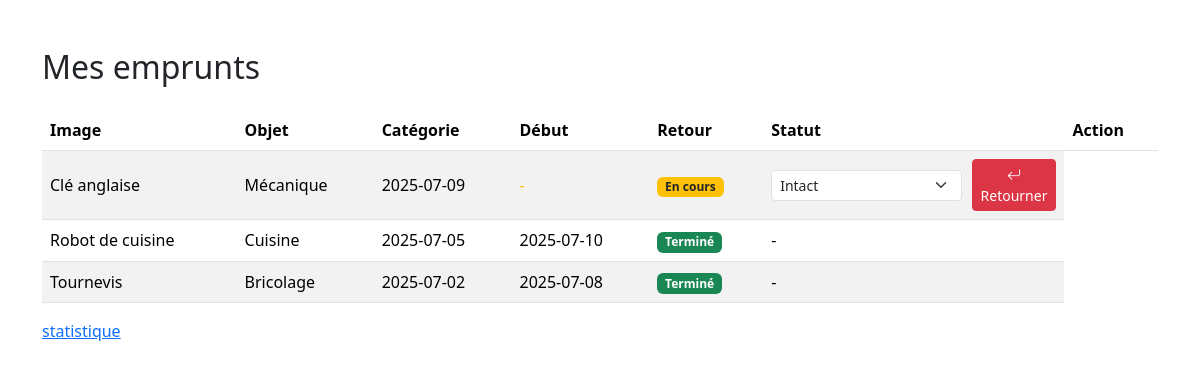
/page/fiche_membre.php (signed in), run on an earlier commit of the app's database.
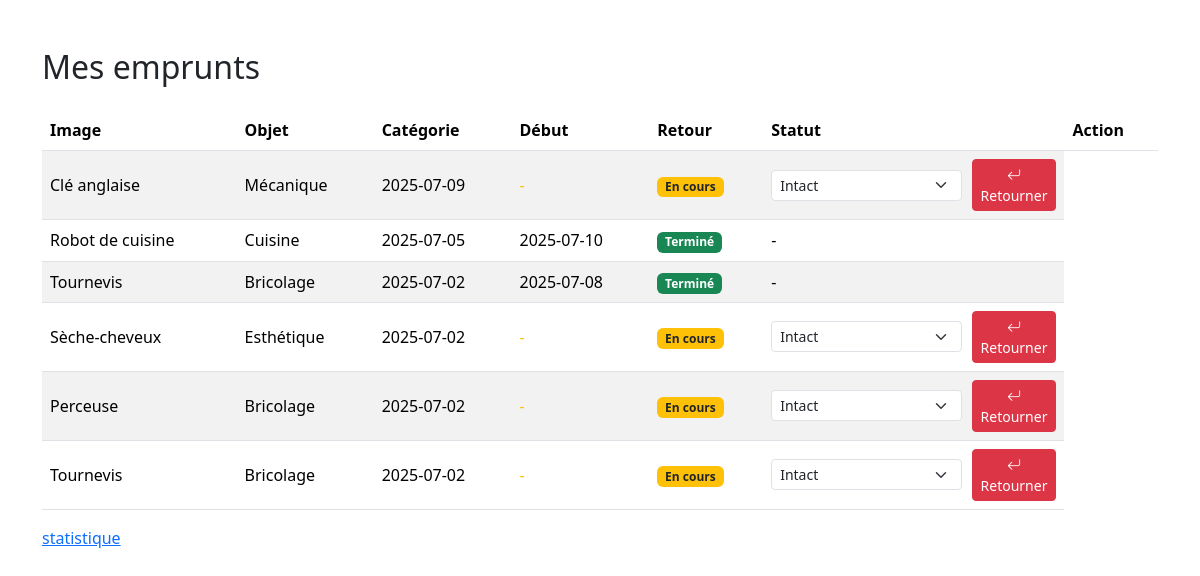
And on a later commit of the database.
### tables this page shows
CREATE TABLE emprunt (
    id_emprunt INT AUTO_INCREMENT PRIMARY KEY,
    id_objet INT NOT NULL,
    id_membre INT NOT NULL,
    date_emprunt DATE NOT NULL,
    date_retour DATE,
    FOREIGN KEY (id_objet) REFERENCES objet(id_objet) ON DELETE CASCADE,
    FOREIGN KEY (id_membre) REFERENCES membre(id_membre) ON DELETE CASCADE
);

CREATE TABLE objet (
    id_objet INT AUTO_INCREMENT PRIMARY KEY,
    nom_objet VARCHAR(100) NOT NULL,
    id_categorie INT NOT NULL,
    id_membre INT NOT NULL,
    FOREIGN KEY (id_categorie) REFERENCES categorie_objet(id_categorie) ON DELETE CASCADE,
    FOREIGN KEY (id_membre) REFERENCES membre(id_membre) ON DELETE CASCADE
);

CREATE TABLE categorie_objet (
    id_categorie INT AUTO_INCREMENT PRIMARY KEY,
    nom_categorie VARCHAR(100) NOT NULL
);

### inc/fonction.php (called while the page is built, shortened)
<?php
function list_emprunt_membre($id_membre) {
    $db = dbconnect();
    $sql = "SELECT e.*, o.nom_objet, c.nom_categorie, i.nom_image
            FROM emprunt e
            JOIN objet o ON e.id_objet = o.id_objet
            JOIN categorie_objet c ON o.id_categorie = c.id_categorie
            LEFT JOIN (
                SELECT id_objet, MIN(id_image) as id_image
                FROM images_objet
                GROUP BY id_objet
            ) AS first_img ON o.id_objet = first_img.id_objet
            LEFT JOIN images_objet i ON first_img.id_image = i.id_image
            WHERE e.id_membre = $id_membre
            ORDER BY e.date_emprunt DESC";
    $res = mysqli_query($db, $sql);
    $data = [];
    while ($row = mysqli_fetch_assoc($res)) {
        $data[] = $row;
    }
    return $data;
}
?>

### page/fiche_membre.php (the view, shortened to what this page needs)
<?php
require "../inc/fonction.php";
$id_membre = $_SESSION["user"]["id_membre"];
$emprunts = list_emprunt_membre($id_membre);
?>
<!DOCTYPE html>
<html lang="fr">
<head>
    <link rel="stylesheet" href="../assets/bootstrap/css/bootstrap.min.css">
    <link rel="stylesheet" href="../assets/bootstrap/css/bootstrap-icons.css">
</head>
<body class="container mt-5">
    <h2 class="mb-4">Mes emprunts</h2>
    <?php if (empty($emprunts)) : ?>
        <div class="alert alert-info">Aucun emprunt trouvé.</div>
    <?php else : ?>
        <table class="table table-striped align-middle">
            <thead>
                <tr>
                    <th>Image</th>
                    <th>Objet</th>
                    <th>Catégorie</th>
                    <th>Début</th>
                    <th>Retour</th>
                    <th>Statut</th>
                    <th>Action</th>
                </tr>
            </thead>
            <tbody>
                <?php foreach ($emprunts as $e) : ?>
                    <tr>
                        <td><?= htmlspecialchars($e['nom_objet']) ?></td>
                        <td><?= htmlspecialchars($e['nom_categorie']) ?></td>
                        <td><?= htmlspecialchars($e['date_emprunt']) ?></td>
                        <td><?= $e['date_retour'] ?? '<span class="text-warning">-</span>' ?></td>
                        <td>
                            <?php if ($e['date_retour']) : ?>
                                <span class="badge bg-success">Terminé</span>
                            <?php else : ?>
                                <span class="badge bg-warning text-dark">En cours</span>
                            <?php endif; ?>
                        </td>
                        <td>
                            <?php if (!$e['date_retour']) : ?>
                                <form method="post" action="traitement_empr1.php" class="etat-form">
                                    <select name="etat" class="form-select form-select-sm" required>
                                        <option value="intact">Intact</option>
                                    </select>
                                    <button type="submit" class="btn btn-sm btn-danger">
                                        <i class="bi bi-arrow-return-left"></i> Retourner
                                    </button>
                                </form>
                            <?php else: ?>
                                -
                            <?php endif; ?>
                        </td>
                    </tr>
                <?php endforeach; ?>
            </tbody>
        </table>
    <?php endif; ?>
    <a href="Menu.php">statistique</a>
</body>
</html>

### page/fiche_membre.php (style rules this page uses)
.etat-form { display: flex; align-items: center; gap: 10px; }

What changed in the data, as far as the page shows it:
added emprunt: id_objet.nom_objet "Sèche-cheveux", categorie_objet.nom_categorie "Esthétique", date_emprunt "2025-07-02", date_retour "-", shows "En cours"
added emprunt: id_objet.nom_objet "Perceuse", categorie_objet.nom_categorie "Bricolage", date_emprunt "2025-07-02", date_retour "-", shows "En cours"
added emprunt: id_objet.nom_objet "Tournevis", categorie_objet.nom_categorie "Bricolage", date_emprunt "2025-07-02", date_retour "-", shows "En cours"
